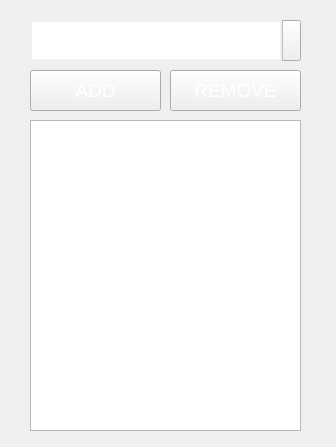
<?xml version="1.0" encoding="UTF-8"?>
<ui version="4.0">
 <class>Form</class>
 <widget class="QWidget" name="Form">
  <property name="geometry">
   <rect>
    <x>0</x>
    <y>0</y>
    <width>336</width>
    <height>447</height>
   </rect>
  </property>
  <property name="font">
   <font>
    <pointsize>14</pointsize>
   </font>
  </property>
  <property name="windowTitle">
   <string>Settings</string>
  </property>
  <property name="styleSheet">
   <string notr="true">background:&quot;#131e30&quot;;
color: white;</string>
  </property>
  <widget class="QPushButton" name="b1">
   <property name="geometry">
    <rect>
     <x>30</x>
     <y>70</y>
     <width>131</width>
     <height>41</height>
    </rect>
   </property>
   <property name="text">
    <string>ADD</string>
   </property>
  </widget>
  <widget class="QPushButton" name="b2">
   <property name="geometry">
    <rect>
     <x>170</x>
     <y>70</y>
     <width>131</width>
     <height>41</height>
    </rect>
   </property>
   <property name="text">
    <string>REMOVE</string>
   </property>
  </widget>
  <widget class="QListWidget" name="lw">
   <property name="geometry">
    <rect>
     <x>30</x>
     <y>120</y>
     <width>271</width>
     <height>311</height>
    </rect>
   </property>
   <property name="styleSheet">
    <string notr="true">background:&quot;#253144&quot;;</string>
   </property>
   <property name="lineWidth">
    <number>0</number>
   </property>
   <property name="autoScroll">
    <bool>false</bool>
   </property>
   <property name="layoutMode">
    <enum>QListView::SinglePass</enum>
   </property>
   <property name="itemAlignment">
    <set>Qt::AlignCenter</set>
   </property>
  </widget>
  <widget class="QDateEdit" name="d1">
   <property name="geometry">
    <rect>
     <x>30</x>
     <y>20</y>
     <width>271</width>
     <height>41</height>
    </rect>
   </property>
   <property name="font">
    <font>
     <family>Bahnschrift</family>
     <pointsize>12</pointsize>
    </font>
   </property>
   <property name="styleSheet">
    <string notr="true">background:&quot;#253144&quot;;</string>
   </property>
   <property name="inputMethodHints">
    <set>Qt::ImhPreferNumbers</set>
   </property>
   <property name="frame">
    <bool>false</bool>
   </property>
   <property name="alignment">
    <set>Qt::AlignCenter</set>
   </property>
   <property name="readOnly">
    <bool>false</bool>
   </property>
   <property name="specialValueText">
    <string/>
   </property>
   <property name="keyboardTracking">
    <bool>false</bool>
   </property>
   <property name="dateTime">
    <datetime>
     <hour>0</hour>
     <minute>0</minute>
     <second>0</second>
     <year>2024</year>
     <month>1</month>
     <day>1</day>
    </datetime>
   </property>
   <property name="currentSection">
    <enum>QDateTimeEdit::YearSection</enum>
   </property>
   <property name="displayFormat">
    <string>yyyy/M/d</string>
   </property>
   <property name="calendarPopup">
    <bool>true</bool>
   </property>
   <property name="date">
    <date>
     <year>2024</year>
     <month>1</month>
     <day>1</day>
    </date>
   </property>
  </widget>
 </widget>
 <resources/>
 <connections/>
</ui>
